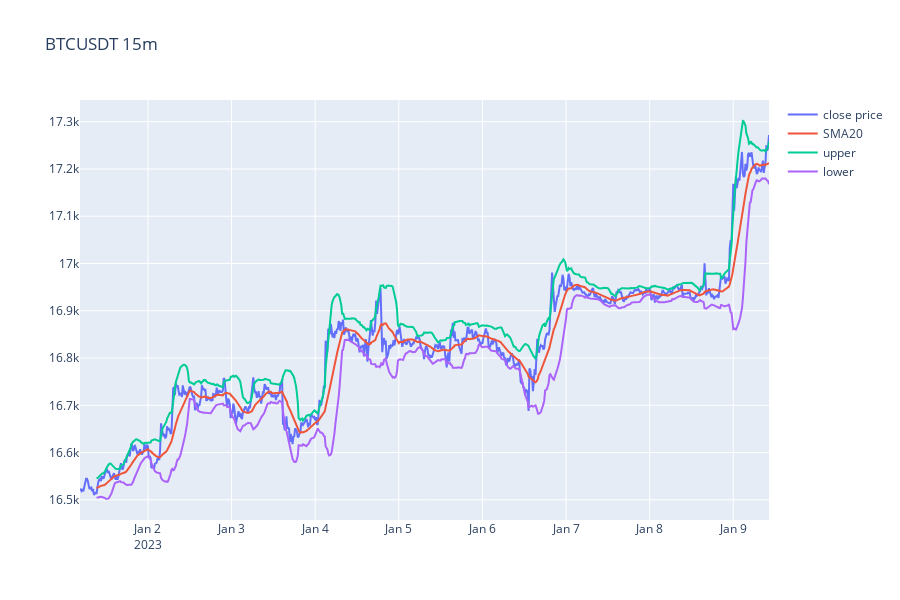

Here is the notebook cell this chart was saved with:
### Markdown cell above
- a technical analysis tool defined by a set of trendlines plotted two standard deviations (positively and negatively) away from a simple moving average (SMA)

### Code cell
btc_df['SMA20'] = btc_df['Close price'].rolling(20).mean()

btc_df['std'] = btc_df['Close price'].rolling(20).std()

btc_df['upper'] = btc_df['SMA20'] + (btc_df['std'] * 2)

btc_df['lower'] = btc_df['SMA20'] - (btc_df['std'] * 2)

fig = go.Figure()
fig.add_trace(go.Scatter(x=btc_df.index, y=btc_df['Close price'], name='close price'))
fig.add_trace(go.Scatter(x=btc_df.index, y=btc_df['SMA20'], name='SMA20'))
fig.add_trace(go.Scatter(x=btc_df.index, y=btc_df['upper'], name='upper'))
fig.add_trace(go.Scatter(x=btc_df.index, y=btc_df['lower'], name='lower'))
fig.update_layout(height=600, width=900, title_text="BTCUSDT 15m")
fig.show()

### Figure 1 — Plotly figure (JSON) as saved in the notebook; plotly's stock layout.template omitted (floating-point values rounded to 4 significant figures; data arrays with more than 128 entries replaced by an {"elided": "..."} marker saying what was removed)
{"data": [{"name": "close price", "type": "scatter", "x": {"elided": "800 str values"}, "y": {"elided": "800 float values"}}, {"name": "SMA20", "type": "scatter", "x": {"elided": "800 str values"}, "y": {"elided": "800 float values"}}, {"name": "upper", "type": "scatter", "x": {"elided": "800 str values"}, "y": {"elided": "800 float values"}}, {"name": "lower", "type": "scatter", "x": {"elided": "800 str values"}, "y": {"elided": "800 float values"}}], "layout": {"height": 600, "title": {"text": "BTCUSDT 15m"}, "width": 900}}
